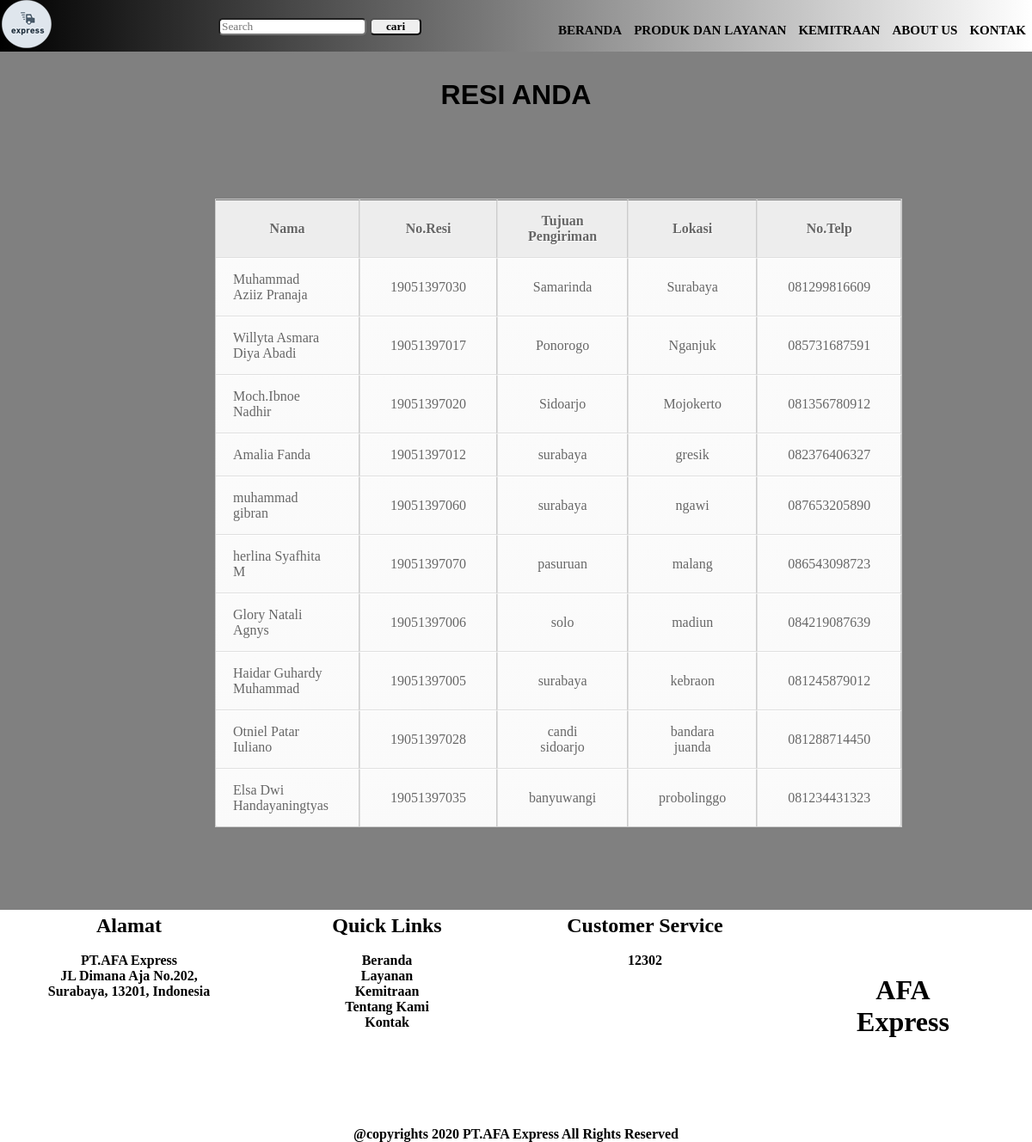
The page /tampil.php on the database its author committed.
### tables this page shows
CREATE TABLE `resi` (
  `id` int(11) NOT NULL,
  `nama` varchar(100) NOT NULL,
  `noresi` char(11) NOT NULL,
  `tujuanpengiriman` varchar(100) NOT NULL,
  `lokasi` varchar(100) NOT NULL,
  `notelp` char(12) NOT NULL
);

### functions.php (called while the page is built, shortened)
<?php
		$db = mysqli_connect("localhost", "root", "", "cekresi");
		function query ($query)
		{
			global $db;
			$result = mysqli_query($db, $query);
			$rows = [];
			while ($row = mysqli_fetch_assoc($result))
			{
				$rows[] = $row;
			}
			return $rows;
		}
?>

### tampil.php (the view, shortened to what this page needs)
<?php
require 'functions.php';
  $resi = query("SELECT * FROM resi");
?>
<!DOCTYPE html>
<html>
<head>
</head>
<body>
  <div class="bar">
    <div class="tulisan">
      <a href="landing.php">
        <img src="logo1.png">
        </a>
    </div>
    <div class="search">
        <input type="Search" name="" placeholder="Search">
        <button type="Search" > cari</button>
    </div>
    <div class="kotak">
      <ul>
        <li> <a href="beranda.php"> Beranda </a></li>
        <li> <a href="produk.php"> Produk dan Layanan </a></li>
        <li> <a href="kemitraan.php"> Kemitraan</a></li>
        <li> <a href="aboutus.php"> About Us</a></li>
        <li> <a href="#"> Kontak</a></li>
      </ul>
    </div>
  </div>
  <div class="kontener">
    <div class="judul">
      <h1>RESI ANDA</h1>
      </div>
    </div>
      <div class="tabel">
      <table border="1" cellpadding="10" cellspacing="0">
          <tr>
            <th>Nama</th>
            <th>No.Resi</th>
            <th>Tujuan Pengiriman</th>
            <th>Lokasi</th>
            <th>No.Telp</th>
          </tr>
        <?php foreach ($resi as $row) : ?>
            <td><?= $row["nama"]; ?></td>
            <td><?= $row["noresi"]; ?></td>
            <td><?= $row["tujuanpengiriman"]; ?></td>
            <td><?= $row["lokasi"]; ?></td>
            <td><?= $row["notelp"]; ?></td>
           <?php endforeach; ?>
      </table>
    </div>
<br><br>
  <div class="footer">
    <div class="alamat">
        <h2>Alamat</h2><br>
        <p>
          PT.AFA Express<br>
          JL Dimana Aja No.202,<br>
          Surabaya, 13201, Indonesia
        </p>
      </div>
      <div class="alamat">
        <h2>Quick Links</h2><br>
        <p>
          Beranda<br>
          Layanan<br>
          Kemitraan <br>
          Tentang Kami<br>
          Kontak<br>
        </p>
      </div>
      <div class="alamat">
        <h2>Customer Service</h2><br>
        <p>
          12302<br>
        </p>
      </div>
      <div class="alamat1">
        <h1>AFA Express</h1><br>
      </div>
      </div>
  <div class="footer1">
  <footer>
    @copyrights 2020 PT.AFA Express All Rights Reserved
  </footer>
</div>
</body>
</html>

### tampil.php (style rules this page uses)
* { margin: 0px; padding:0px; font-family: century gothic; }
body { background-color: grey; z-index: 1; }
.bar { background: linear-gradient(to right, #000000,#ffffff ); height: 60px; width: 100%; box-sizing: border-box; position: fixed; top: 0; left: 0; right: 0; display: flex; z-index: 9999; flex-wrap: wrap; justify-content: space-between; }
.bar .tulisan { background-color:rgba(0, 0, 0, 0); width : 20%; height: 60px; line-height: 60px; margin: 0 2px; box-sizing: border-box; overflow: hidden; }
.bar .tulisan a { color: white; }
.bar .search { background-color:rgba(0, 0, 0, 0); width : 20%; height: 60px; line-height: 60px; margin: 0 2px; box-sizing: border-box; overflow: hidden; text-align: center; }
.bar .kotak { background-color:rgba(0, 0, 0, 0); width : 58%; height: 60px; line-height: 70px; margin: 0 2px; box-sizing: border-box; overflow: hidden; text-align: right; }
.bar .kotak ul li { display: inline-block; margin: 0 5px; }
.bar .kotak ul li a { color: #000; font-weight: bold; text-decoration: none; text-transform: uppercase; font-size: 15px; }
.bar .search button { width: 60px; border-radius: 5px; font-weight: bold; }
.bar .search input { border-radius: 5px; padding: 0 2px; }
.kontener { margin: 80px auto; width: 900px; padding: 10px; box-sizing: border-box; text-align: center; }
.kontener .judul { width: 300px; text-align: center; box-sizing: border-box; margin: 2px auto; }
.kontener .judul h1 { font-family: sans-serif; }
.tabel { margin: 50px auto; width: 700px; padding: 10px; }
.tabel table { color: #666; text-shadow: 1px 1px 0px #fff; background: #eaebec; border: #ccc 1px solid; }
.tabel table th { padding: 15px 35px; border-left:1px solid #e0e0e0; border-bottom: 1px solid #e0e0e0; background: #ededed; }
.tabel table th:first-child { border-left:none; }
.tabel table tr { text-align: center; padding-left: 20px; }
.tabel table td:first-child { text-align: left; padding-left: 20px; border-left: 0; }
.tabel table td { padding: 15px 35px; border-top: 1px solid #ffffff; border-bottom: 1px solid #e0e0e0; border-left: 1px solid #e0e0e0; background: #fafafa; background: -webkit-gradient(linear, left top, left bottom, from(#fbfbfb), to(#fafafa)); background: -moz-linear-gradient(top, #fbfbfb, #fafafa); }
.tabel table tr:last-child td { border-bottom: 0; }
.tabel table tr:last-child td:first-child { -moz-border-radius-bottomleft: 3px; -webkit-border-bottom-left-radius: 3px; border-bottom-left-radius: 3px; }
.tabel table tr:last-child td:last-child { -moz-border-radius-bottomright: 3px; -webkit-border-bottom-right-radius: 3px; border-bottom-right-radius: 3px; }
.footer { width: 100%; background-color: white; color: #000; text-align: center; display: flex; }
.footer .alamat { margin: 5px; width: 25%; box-sizing: border-box; padding-bottom: 10px; border-radius: 5px; }
.footer .alamat p { font-weight: bold; }
.footer .alamat1 { margin: 5px; width: 25%; box-sizing: border-box; padding-bottom: 10px; border-radius: 5px; }
.footer .alamat1 h1 { margin: 70px; position: relative; top: 0; left: 0; bottom: 0; right: 0; }
.footer1 { text-align: center; background-color: white; font-weight: bold; }

### rows shown on the page
resi: nama "Muhammad Aziiz Pranaja", noresi "19051397030", tujuanpengiriman "Samarinda", lokasi "Surabaya", notelp "081299816609"
resi: nama "Willyta Asmara Diya Abadi", noresi "19051397017", tujuanpengiriman "Ponorogo", lokasi "Nganjuk", notelp "085731687591"
resi: nama "Moch.Ibnoe Nadhir", noresi "19051397020", tujuanpengiriman "Sidoarjo", lokasi "Mojokerto", notelp "081356780912"
resi: nama "Amalia Fanda", noresi "19051397012", tujuanpengiriman "surabaya", lokasi "gresik", notelp "082376406327"
resi: nama "muhammad gibran", noresi "19051397060", tujuanpengiriman "surabaya", lokasi "ngawi", notelp "087653205890"
resi: nama "herlina Syafhita M", noresi "19051397070", tujuanpengiriman "pasuruan", lokasi "malang", notelp "086543098723"
resi: nama "Glory Natali Agnys", noresi "19051397006", tujuanpengiriman "solo", lokasi "madiun", notelp "084219087639"
resi: nama "Haidar Guhardy Muhammad", noresi "19051397005", tujuanpengiriman "surabaya", lokasi "kebraon", notelp "081245879012"
resi: nama "Otniel Patar Iuliano", noresi "19051397028", tujuanpengiriman "candi sidoarjo", lokasi "bandara juanda", notelp "081288714450"
resi: nama "Elsa Dwi Handayaningtyas", noresi "19051397035", tujuanpengiriman "banyuwangi", lokasi "probolinggo", notelp "081234431323"
